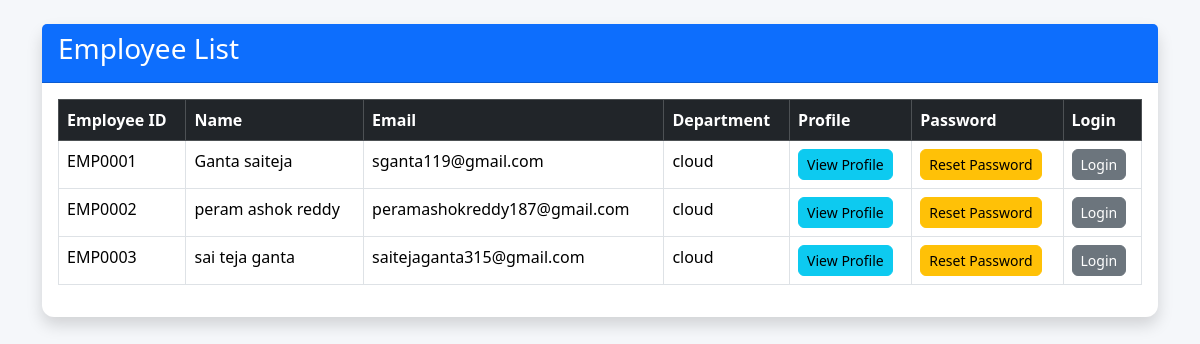
Screenshot of /employee-list (signed in) with the database file from the repository.
### models.py (models this page shows)
class User(db.Model):
    id = db.Column(db.Integer, primary_key=True)
    employee_id = db.Column(db.String(20), unique=True)
    name = db.Column(db.String(100), nullable=False)
    email = db.Column(db.String(100), unique=True, nullable=False)
    department = db.Column(db.String(100), nullable=False)
    password = db.Column(db.String(255), nullable=False)
    role = db.Column(db.String(20), default="Employee")

### app.py (the view)
@app.route("/employee-list")
def employee_list():
    if session.get("role") != "Admin":
        return redirect(url_for("home"))
    employees = User.query.filter_by(role="Employee").all()
    return render_template(
        "employee_list.html",
        employees=employees
    )

### templates/employee_list.html (shortened to what this page needs)
{% extends "base.html" %}
{% block content %}
<div class="container mt-4">
    <div class="card shadow">
        <div class="card-header bg-primary text-white">
            <h3>Employee List</h3>
        </div>
        <div class="card-body">
            <table class="table table-bordered table-hover">
                <thead class="table-dark">
                    <tr>
                        <th>Employee ID</th>
                        <th>Name</th>
                        <th>Email</th>
                        <th>Department</th>
                        <th>Profile</th>
<th>Password</th>
<th>Login</th>
                    </tr>
                </thead>
                <tbody>
                    {% for employee in employees %}
                    <tr>
                        <td>{{ employee.employee_id }}</td>
                        <td>{{ employee.name }}</td>
                        <td>{{ employee.email }}</td>
                        <td>{{ employee.department }}</td>
                       <td>
    <a href="/view-employee/{{ employee.id }}" class="btn btn-info btn-sm">
        View Profile
    </a>
</td>
<td>
    <a href="/reset-password/{{ employee.id }}" class="btn btn-warning btn-sm">
        Reset Password
    </a>
</td>
<td>
    <a href="/login-as-employee/{{ employee.id }}" class="btn btn-secondary btn-sm">
        Login
    </a>
</td>
                    </tr>
                    {% endfor %}
                </tbody>
            </table>
        </div>
    </div>
</div>
{% endblock %}

### static/css/style.css (style rules this page uses)
body { margin:0; padding:0; background:#f5f7fa; }
a { text-decoration:none; }
.card { border:none; border-radius:12px; box-shadow:0 0 10px rgba(0,0,0,.1); }
.table { background:white; }
.btn { border-radius:6px; }

### rows the page displays
User: employee_id "EMP0001", name "Ganta saiteja", email "sganta119@gmail.com", department "cloud"
User: employee_id "EMP0002", name "peram ashok reddy", email "peramashokreddy187@gmail.com", department "cloud"
User: employee_id "EMP0003", name "sai teja ganta", email "saitejaganta315@gmail.com", department "cloud"
